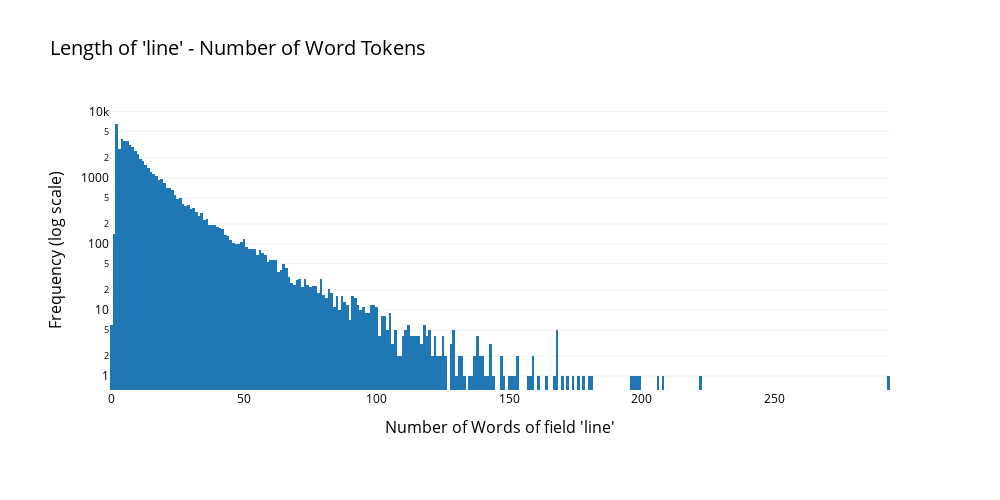

Here is the notebook cell this chart was saved with:
### Markdown cell above
### 1.2.2 - Segment by Word

### Code cell
# tokenized into words
#   -> using word_tokenize() from nltk.tokenize
#   -> will be using a HuggingFace tokenizer later
line_length_series = script_df['line'].apply(lambda line: len(word_tokenize(line)))

# plot setup
title = "Length of 'line' - Number of Word Tokens"
hlabel = "Number of Words of field 'line'"
vlabel = "Frequency (log scale)"

template = 'plotly_white'
colormap = px.colors.qualitative.D3

width = 1000; height = 500; margin = 110

fig = px.histogram(line_length_series,
                   #nbins=100,
                   log_y=True,
                   color_discrete_sequence=colormap
                   )

fig.update_layout(
    template=template,
    title=dict(text=title, font=dict(size=20)),
    xaxis_title=dict(text=hlabel, font=dict(size=16)),
    yaxis_title=dict(text=vlabel, font=dict(size=16)),
    #legend_title=dict(text=legend_label, font=dict(size=16)),
    showlegend=False,
    margin=dict(l=margin, r=margin, t=margin, b=margin),
    width=width, 
    height=height,
    font=dict(family='Open Sans, Arial', color='black')
)

fig.show()

### Figure 1 — Plotly figure (JSON) as saved in the notebook; plotly's stock layout.template omitted (floating-point values rounded to 4 significant figures; data arrays with more than 128 entries replaced by an {"elided": "..."} marker saying what was removed)
{"data": [{"alignmentgroup": "True", "bingroup": "x", "hovertemplate": "variable=line<br>value=%{x}<br>count=%{y}<extra></extra>", "legendgroup": "line", "marker": {"color": "#1F77B4", "pattern": {"shape": ""}}, "name": "line", "offsetgroup": "line", "orientation": "v", "showlegend": true, "type": "histogram", "x": {"elided": "54626 int values"}, "xaxis": "x", "yaxis": "y"}], "layout": {"barmode": "relative", "font": {"color": "black", "family": "Open Sans, Arial"}, "height": 500, "legend": {"title": {"text": "variable"}, "tracegroupgap": 0}, "margin": {"b": 110, "l": 110, "r": 110, "t": 110}, "showlegend": false, "title": {"font": {"size": 20}, "text": "Length of 'line' - Number of Word Tokens"}, "width": 1000, "xaxis": {"anchor": "y", "domain": [0, 1], "title": {"font": {"size": 16}, "text": "Number of Words of field 'line'"}}, "yaxis": {"anchor": "x", "domain": [0, 1], "title": {"font": {"size": 16}, "text": "Frequency (log scale)"}, "type": "log"}}}
